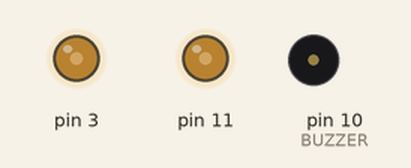
This sketch was run on a simulated Arduino Uno, built with avr-gcc and run on an emulated ATmega328P. Parts: output pins drawn as LEDs (lit = HIGH), buzzer (waves = sounding).

Above: at 0.01 s.
Timing chart, 0 to 1.9 s (numbered marks = the images above):
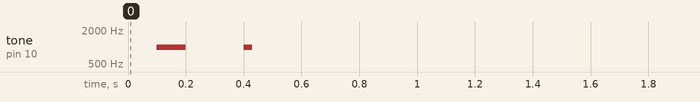

The sketch:

tone-notone.ino
```cpp
// N18 R1 fix round 1 (not part of run-all.mjs; results.json is unchanged): does PWM on D3/D11 come back after noTone or after a tone that ends by itself, without a new analogWrite?
#define BUZZER 10
void setup() {
  analogWrite(11, 100);    // A (0 ms): PWM alone on OC2A and OC2B
  analogWrite(3, 100);
  delay(100);
  tone(BUZZER, 1000);      // B (100 ms): tone takes Timer2
  delay(100);
  noTone(BUZZER);          // C (200 ms): tone stops, no new analogWrite
  delay(100);
  analogWrite(11, 100);    // D (300 ms): PWM requested again
  analogWrite(3, 100);
  delay(100);
  tone(BUZZER, 1000, 30);  // E (400 ms): a tone that ends by itself at about 430 ms; no new analogWrite
  delay(100);
  analogWrite(11, 100);    // F (500 ms): PWM requested again
  analogWrite(3, 100);
}
void loop() {}
```
